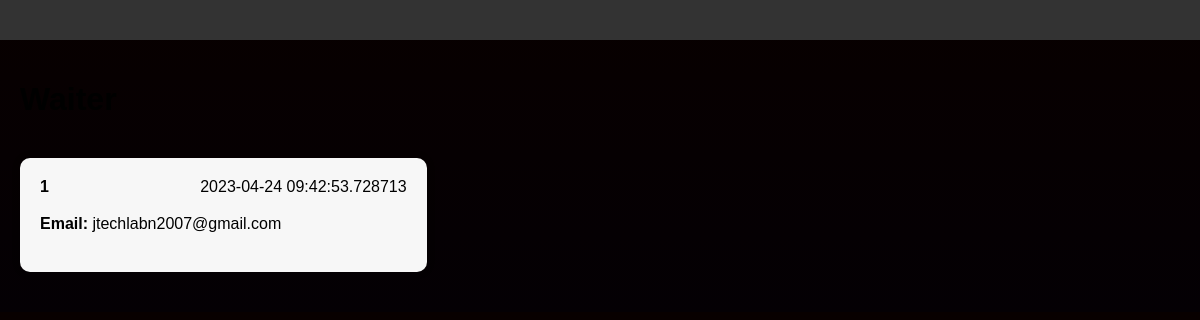
Page /h/list on the earlier database version.
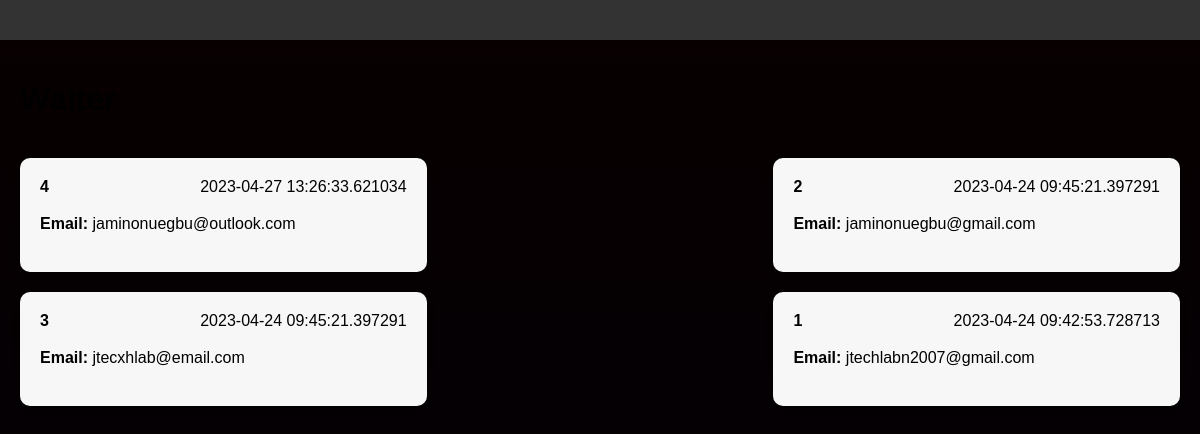
Same page on the later database version.
### main.py (models this page shows)
class Waiter(db.Model):
    id = db.Column(db.Integer, primary_key=True)
    email = db.Column(db.String(50), unique=True, nullable=False)
    date = db.Column(db.DateTime, default=datetime.datetime.utcnow())

### main.py (the view)
@app.route('/h/list')
def list_html():
    list = Waiter.query.order_by(Waiter.date.desc()).all()
    return render_template('list.html', list=list)

### templates/list.html (shortened to what this page needs)
<!DOCTYPE html>
<html lang="en">
<head>
    <link rel="stylesheet" href="{{url_for('static', filename='style.css')}}">
  </head>
  <body>
    <header>
    </header>
    <main>
      <h1>Waiter</h1>
      <div class="messages-container">
        {% for waiter in list %}
        <div class="message">
          <div class="message-header">
            <strong>{{ waiter.id }}</strong>
            <span>{{ waiter.date }}</span>
          </div>
          <div class="message-body">
            <p><strong>Email:</strong> {{ waiter.email }}</p>
          </div>
        </div>
        {% endfor %}
      </div>
    </main>
  </body>
</html>

### static/style.css (style rules this page uses)
body { background: linear-gradient(to bottom, #080000, #040004); font-family: Arial, sans-serif; margin: 0; padding: 0; }
header { background-color: #333; color: #fff; display: flex; justify-content: space-between; align-items: center; padding: 20px; }
main { padding: 20px; }
.messages-container { display: flex; flex-wrap: wrap; justify-content: space-between; margin-top: 40px; }
.message { background-color: #f7f7f7; border-radius: 10px; box-shadow: 0px 0px 10px rgba(0, 0, 0, 0.1); flex-basis: calc(33.33% - 20px); margin-bottom: 20px; padding: 20px; }
.message-header { display: flex; justify-content: space-between; margin-bottom: 10px; }
.message-body { line-height: 1.5; }

Differences in the rows shown:
added Waiter: id "4", date "2023-04-27 13:26:33.621034", email "jaminonuegbu@outlook.com"
added Waiter: id "2", date "2023-04-24 09:45:21.397291", email "jaminonuegbu@gmail.com"
added Waiter: id "3", date "2023-04-24 09:45:21.397291", email "jtecxhlab@email.com"
